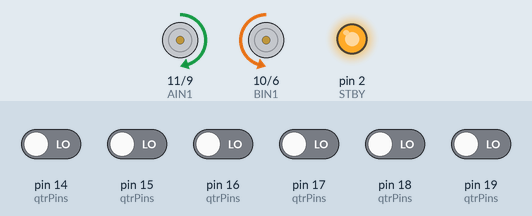
The sketch below on a simulated Arduino Uno, built with avr-gcc and run on an emulated ATmega328P. On the bench: motor-driver pin pairs drawn as motors (green arrow = first pin HIGH = forward, orange = second pin HIGH = backward, longer = more drive, scaled by the enable pin, stopped while the standby pin is LOW), output pins drawn as LEDs (lit = HIGH). Inputs (shaded band) come from the test bench; at power-on: pin 14 (qtrPins), pin 15 (qtrPins), pin 16 (qtrPins), pin 17 (qtrPins), pin 18 (qtrPins), pin 19 (qtrPins) LOW. What the sketch prints to the serial monitor is not drawn.

Above: at 13.4 s.
13.5 s: pin 14 (qtrPins) driven HIGH
At 14.5 s:
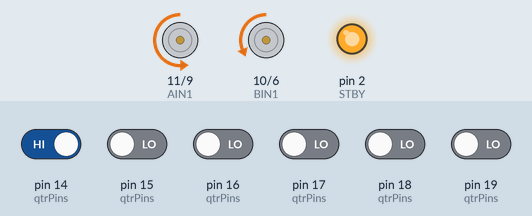
15.0 s: pin 17 (qtrPins) driven HIGH
At 15.6 s:
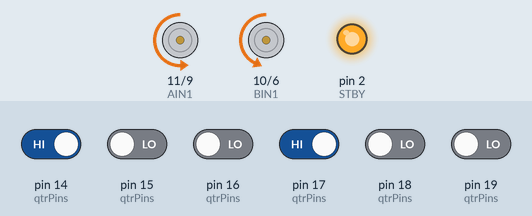
16.5 s: pin 18 (qtrPins) driven HIGH
At 17.7 s:
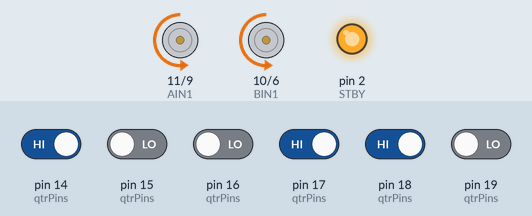
18.0 s: pin 14 (qtrPins) driven LOW
At 19.0 s:
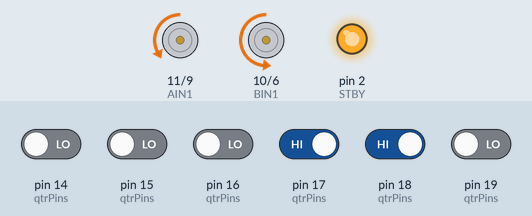
19.5 s: pin 15 (qtrPins) driven HIGH
At 20.3 s:
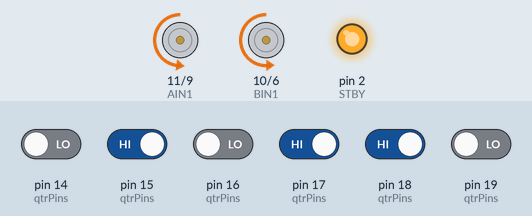
21.0 s: pin 16 (qtrPins) driven HIGH
At 21.4 s:
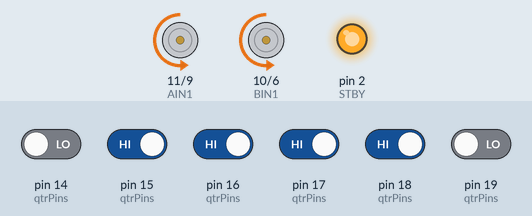
Timing chart, 0 to 23.5 s (numbered marks = the images above; inputs shaded):
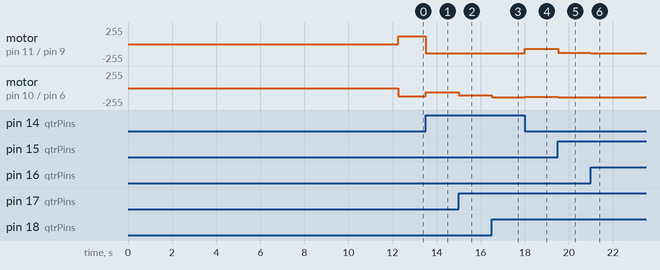

Measured:
- after the input at 13.5 s, motor on pin 11 (AIN1) / pin 9 (AIN2): forward 120/255 → backward 140/255 at once; motor on pin 10 (BIN1) / pin 6 (BIN2): backward 120/255 → backward 65/255 at once
- after the input at 15.0 s, motor on pin 10 (BIN1) / pin 6 (BIN2): backward 65/255 → backward 110/255 at once
- after the input at 16.5 s, motor on pin 10 (BIN1) / pin 6 (BIN2): backward 110/255 → backward 135/255 at once
- after the input at 18.0 s, motor on pin 11 (AIN1) / pin 9 (AIN2): backward 140/255 → backward 72/255 at once; motor on pin 10 (BIN1) / pin 6 (BIN2): backward 135/255 → backward 132/255 at once
- after the input at 19.5 s, motor on pin 11 (AIN1) / pin 9 (AIN2): backward 72/255 → backward 130/255 at once; motor on pin 10 (BIN1) / pin 6 (BIN2): backward 132/255 → backward 140/255 at once
- after the input at 21.0 s, motor on pin 11 (AIN1) / pin 9 (AIN2): backward 130/255 → backward 140/255 at once

The sketch:

arduino_folgelinje.ino
```cpp
#define AIN1 11
#define BIN1 10
#define AIN2 9
#define BIN2 6
#define PWMA 3
#define PWMB 5
#define STBY 2

#define emitter 12
#include <QTRSensors.h>

QTRSensors qtr;

const uint8_t SensorCount = 6;
uint8_t qtrPins[SensorCount] = {14, 15, 16, 17, 18, 19};

unsigned int sensorValues[SensorCount];


float error = 0;
float last_error = 0;

int lastSide = 1;

int sensorSum = 0;


void setup() {

  Serial.begin(115200);

  qtr.setTypeRC();
  qtr.setSensorPins(qtrPins, SensorCount);

  qtr.setEmitterPin(emitter);


  delay(1000);
  Serial.println("Calibrating...");

  // Calibrate
  for (uint16_t i = 0; i < 250; i++) {
    qtr.calibrate();
    delay(20);
  }

  Serial.println("Calibration complete.");

  // Set pins as outputs
  pinMode(AIN1, OUTPUT);
  pinMode(AIN2, OUTPUT);
  pinMode(PWMA, OUTPUT);

  pinMode(BIN1, OUTPUT);
  pinMode(BIN2, OUTPUT);
  pinMode(PWMB, OUTPUT);

  pinMode(STBY, OUTPUT);

  // Take the motor driver out of standby
  digitalWrite(STBY, HIGH);


}

void loop() {

  qtr.read(sensorValues);

  // Print sensor readings
  for (uint8_t i = 0; i < 6; i++) {
    Serial.print(sensorValues[i]);
    Serial.print("-");
  }
  Serial.println();


  // If sensor value is over 1400, we sett the value of the sensor to 1, if else, its not the line and we sett the value to 0
  int binValues[SensorCount];
  for (uint8_t i = 0; i < SensorCount; i++) {
    if (sensorValues[i] > 1400) {
      binValues[i] = 1;   // line
    } else {
      binValues[i] = 0;   // background
    }
  }

  //Weighted sum is based on all binary values index, and if we deivde the weighted sum with sum we get the posistion.
  long weightedSum = 0;
  long sum = 0;
  for (uint8_t i = 0; i < SensorCount; i++) {
    weightedSum += (long)binValues[i] * (i + 1);
    sum += binValues[i];
  }

  unsigned long lastSearchTime = 0;
  const int searchInterval = 50;

  //if sum is 0, the sensor cannot see any line, then it will turn based on the last error until it is back on the line
  if (sum == 0) {
      if (millis() - lastSearchTime > searchInterval) {
          lastSide = (last_error < 0) ? -1 : 1;
          int searchSpeed = map(abs(last_error), 0, 3.5, 120, 60);
          moveMotor(AIN1, AIN2, PWMA, searchSpeed * lastSide);
          moveMotor(BIN1, BIN2, PWMB, -searchSpeed * lastSide);
          lastSearchTime = millis();
      }
      return;
  } else {

    float pos = (float)weightedSum / sum; // [1..6]
    error = pos - 3.5;

    lastSide = (error < 0) ? -1 : 1;
    float delta_error = error - last_error; // derivative term
    last_error = error;

    // Constants
    const int MAX_SPEED = 140;
    const int MIN_SPEED = 80;
    const int PWM_MIN = 60;   // Consistent lower PWM limit everywhere

    // PID gains
    const float Kp = 30.0;
    const float Kd = 20.0;
    const float K = 6.0;

    float correction = Kp * error + Kd * delta_error;
    correction = constrain(correction, -120, 120);

    // Dynamic speed scaling
    float dynamic_factor = abs(error) + 0.8f * abs(delta_error);

    // Map dynamic factor to speed (reversed scale!)
    int base_speed = map(dynamic_factor, 0, K, MAX_SPEED-correction, PWM_MIN);
    base_speed = constrain(base_speed, MIN_SPEED, MAX_SPEED);

    // Apply correction
    int leftSpeed  = constrain(base_speed - correction, PWM_MIN, MAX_SPEED);
    int rightSpeed = constrain(base_speed + correction, PWM_MIN, MAX_SPEED);

    moveMotor(AIN1, AIN2, PWMA, -leftSpeed);
    moveMotor(BIN1, BIN2, PWMB, -rightSpeed);
  }
}

void moveMotor(int in1, int in2, int pwm, int speed) {
  if (speed > 0) {
    digitalWrite(in1, HIGH);
    digitalWrite(in2, LOW);
    analogWrite(pwm, speed);
  } else if (speed < 0) {
    digitalWrite(in1, LOW);
    digitalWrite(in2, HIGH);
    analogWrite(pwm, -speed);
  } else {
    // Stop motor
    digitalWrite(in1, LOW);
    digitalWrite(in2, LOW);
    analogWrite(pwm, 0);
  }
}
```
